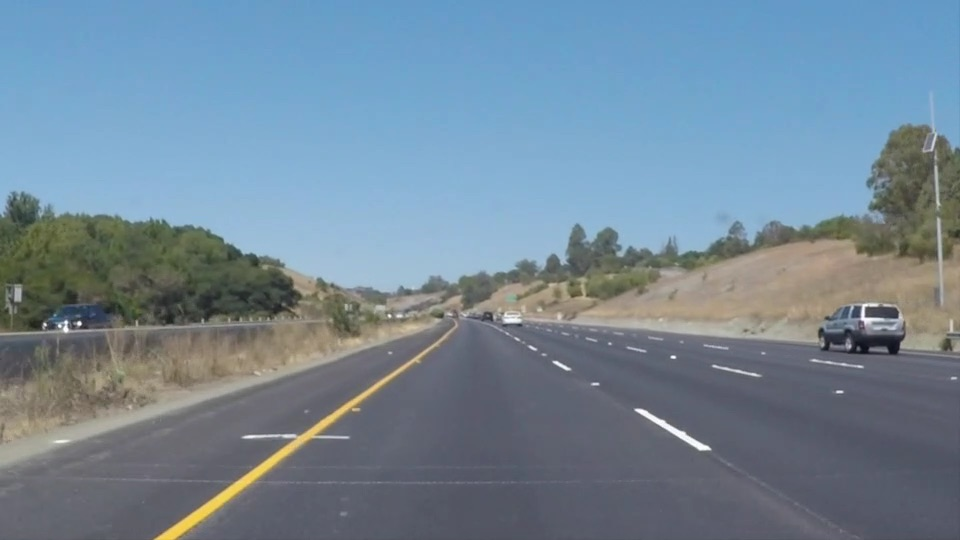
#> input picture test_images/videoFail1.jpg, 960 x 540 px; its folder holds only this picture in this run
$ jupyter execute --allow-errors P1.ipynb   (shell and % lines are left out)
#> lines starting #> are read from the running program, lines starting #| are printed output that depends on the picture; after the words box and inside, x2 and y2 are one past the last pixel; in counts of white or black regions, pixels touching at a corner belong together
#> further down, image is the input picture: shape (540, 960, 3); mean R, G, B 115, 135.3, 151.2
# Self-Driving Car Engineer Nanodegree

## Project: **Finding Lane Lines on the Road**
***
In this project, you will use the tools you learned about in the lesson to identify lane lines on the road.  You can develop your pipeline on a series of individual images, and later apply the result to a video stream (really just a series of images). Check out the video clip "raw-lines-example.mp4" (also contained in this repository) to see what the output should look like after using the helper functions below.

Once you have a result that looks roughly like "raw-lines-example.mp4", you'll need to get creative and try to average and/or extrapolate the line segments you've detected to map out the full extent of the lane lines.  You can see an example of the result you're going for in the video "P1_example.mp4".  Ultimately, you would like to draw just one line for the left side of the lane, and one for the right.

In addition to implementing code, there is a brief writeup to complete. The writeup should be completed in a separate file, which can be either a markdown file or a pdf document. There is a [write up template](https://github.com/udacity/CarND-LaneLines-P1/blob/master/writeup_template.md) that can be used to guide the writing process. Completing both the code in the Ipython notebook and the writeup template will cover all of the [rubric points](https://review.udacity.com/#!/rubrics/322/view) for this project.

---
Let's have a look at our first image called 'test_images/solidWhiteRight.jpg'.  Run the 2 cells below (hit Shift-Enter or the "play" button above) to display the image.

**Note: If, at any point, you encounter frozen display windows or other confounding issues, you can always start again with a clean slate by going to the "Kernel" menu above and selecting "Restart & Clear Output".**

---

**The tools you have are color selection, region of interest selection, grayscaling, Gaussian smoothing, Canny Edge Detection and Hough Tranform line detection.  You  are also free to explore and try other techniques that were not presented in the lesson.  Your goal is piece together a pipeline to detect the line segments in the image, then average/extrapolate them and draw them onto the image for display (as below).  Once you have a working pipeline, try it out on the video stream below.**

---

<figure>

 <figcaption>
 <p></p>
 <p style="text-align: center;"> Your output should look something like this (above) after detecting line segments using the helper functions below </p>
 </figcaption>
</figure>
 <p></p>
<figure>

 <figcaption>
 <p></p>
 <p style="text-align: center;"> Your goal is to connect/average/extrapolate line segments to get output like this</p>
 </figcaption>
</figure>

**Run the cell below to import some packages.  If you get an `import error` for a package you've already installed, try changing your kernel (select the Kernel menu above --> Change Kernel).  Still have problems?  Try relaunching Jupyter Notebook from the terminal prompt.  Also, see [this forum post](https://carnd-forums.udacity.com/cq/viewquestion.action?spaceKey=CAR&id=29496372&questionTitle=finding-lanes---import-cv2-fails-even-though-python-in-the-terminal-window-has-no-problem-with-import-cv2) for more troubleshooting tips.**

## Import Packages

[cell 1]
#importing some useful packages
import matplotlib.pyplot as plt
import matplotlib.image as mpimg
import numpy as np
import cv2

## Read in an Image

#> (a cell that did not finish here is left out)

## Ideas for Lane Detection Pipeline

**Some OpenCV functions (beyond those introduced in the lesson) that might be useful for this project are:**

`cv2.inRange()` for color selection
`cv2.fillPoly()` for regions selection
`cv2.line()` to draw lines on an image given endpoints
`cv2.addWeighted()` to coadd / overlay two images
`cv2.cvtColor()` to grayscale or change color
`cv2.imwrite()` to output images to file
`cv2.bitwise_and()` to apply a mask to an image

**Check out the OpenCV documentation to learn about these and discover even more awesome functionality!**

## Helper Functions

Below are some helper functions to help get you started. They should look familiar from the lesson!

[cell 3]
import math
import os.path as path
import sys


def grayscale(img):
    """Applies the Grayscale transform"""
    return cv2.cvtColor(img, cv2.COLOR_RGB2GRAY)


def canny(img, low_threshold, high_threshold):
    """Applies the Canny transform"""
    return cv2.Canny(img, low_threshold, high_threshold)


def color_pixels(img, rgb_threshold, color=[255, 255, 255], below_threshold=True):
    """
    Colors pixels that match the given threshold the given color.

    The `below_threshold` flag indicates whether pixels above or
    below the threshold should be changed.
    """
    color_select_image = np.copy(img)

    if below_threshold:
        # Color pixels below the threshold
        color_thresholds = (img[:,:,0] < rgb_threshold[0]) | \
                           (img[:,:,1] < rgb_threshold[1]) | \
                           (img[:,:,2] < rgb_threshold[2])
    else:
        # Color pixels above the threshold
        color_thresholds = (img[:,:,0] > rgb_threshold[0]) | \
                           (img[:,:,1] > rgb_threshold[1]) | \
                           (img[:,:,2] > rgb_threshold[2])

    # Color pixels the requested color that match the requested threshold.
    color_select_image[~color_thresholds] = color

    return color_select_image


# [123 lines left out: functions region_of_interest, draw_lines, draw_lanes, hough_lines, weighted_img, not called in this run]


def output_filename(input_filename, output_dir, output_type):
        """
        Produce an output filename for the given input filename.

        Main use case for this function is to generate an intermediate
        filename when processing arbitrary files in a pipeline.
        """
        basename = path.basename(input_filename)
        ext_and_file = path.splitext(basename)
        return path.join(output_dir, ext_and_file[0] + "_" + output_type + ext_and_file[1])

## Test Images

Build your pipeline to work on the images in the directory "test_images"
**You should make sure your pipeline works well on these images before you try the videos.**

[cell 4]
import os
os.listdir("test_images/")

## Build a Lane Finding Pipeline

Build the pipeline and run your solution on all test_images. Make copies into the test_images directory, and you can use the images in your writeup report.

Try tuning the various parameters, especially the low and high Canny thresholds as well as the Hough lines parameters.

[cell 5]
#
# Parameters
#
color_yellow_threshold = [192, 192, 0]      # Define what is considered to be yellow
color_contrast_threshold = [160, 160, 160]  # Define what is considered close to white for contrast purposes

canny_low_threshold = 50
canny_high_threshold = 150

hough_rho = 1              # distance resolution in pixels of the Hough grid
hough_theta = np.pi/180    # angular resolution in radians of the Hough grid
hough_threshold = 30       # minimum number of votes (intersections in Hough grid cell)
hough_min_line_length = 6  # minimum number of pixels making up a line
hough_max_line_gap = 2     # maximum gap in pixels between connectable line segments

region_bottom_x_factor = 0.052 # Define bottom of region of interest as a percentage of the image width
region_top_x_factor = 0.45     # Definte top of region of interest as a percentage of image width
region_y_factor = 0.60         # Definte region of interest as a percentage of image height

image_dir = "test_images"
output_dir = "output_images"

if not path.exists(output_dir):
    os.makedirs(output_dir)

image_files = [path.join(image_dir, image_file) for image_file in os.listdir(image_dir) if image_file.lower().endswith(".jpg")]

#> (the rest of this cell did not finish here and is left out)

#> in color_pixels, `color_thresholds = (img[:,:,0] < rgb_threshold[0]) | \ (img[:,:,1] < r..`:
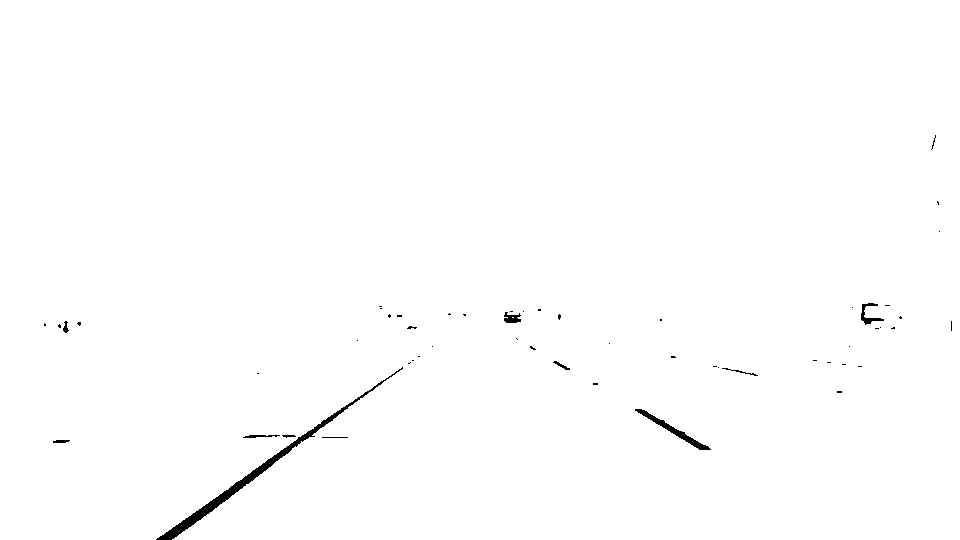
#> color_thresholds: shape (540, 960) bool; 99.4% white; 55 black regions (44 under 20 px), largest, box (x1, y1, x2, y2) and area: (156, 367, 403, 540) 1696, (635, 409, 711, 450) 449, (861, 303, 884, 325) 163

    # Make white'ish pixels white and everything else black.
    # This is to make the image have a very large amount of contrast.
    colored_image = color_pixels(colored_image, color_contrast_threshold, color=[255, 255, 255])
#> call 2 of color_pixels, with below_threshold = True
#> in color_pixels (call 2), `color_select_image[~color_thresholds] = color`:
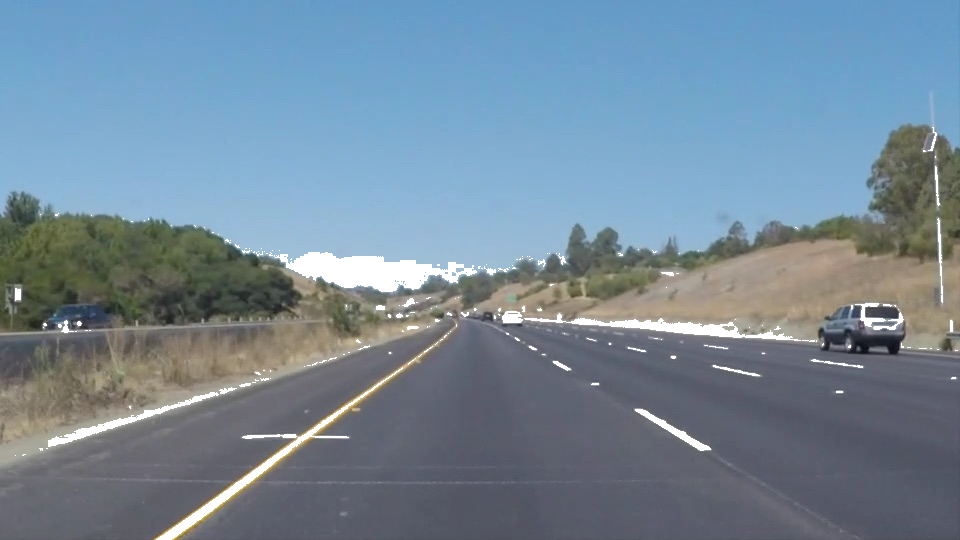
#> color_select_image: shape (540, 960, 3); mean R, G, B 116.6, 136.8, 152.9
    colored_image = color_pixels(colored_image, color_contrast_threshold, color=[0, 0, 0], below_threshold=False)
#> call 3 of color_pixels, with below_threshold = False
#> in color_pixels (call 3), `color_thresholds = (img[:,:,0] > rgb_threshold[0]) | \ (img[:,:,1] > r..`:
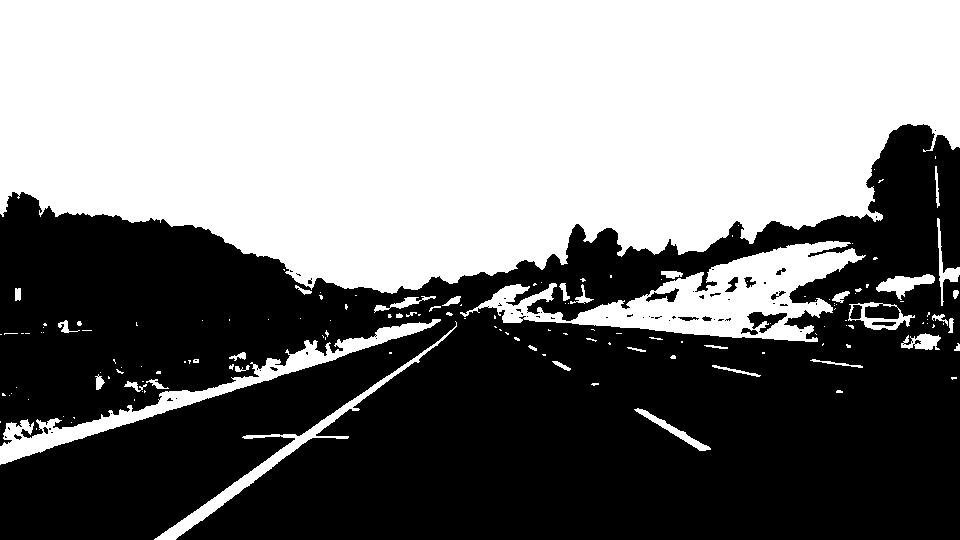
#> color_thresholds: shape (540, 960) bool; 49.5% white; 151 white regions (111 under 20 px), largest, box (x1, y1, x2, y2) and area: (0, 0, 960, 294) 226110, (460, 241, 866, 342) 14789, (0, 319, 441, 465) 6770
#> in color_pixels (call 3), `color_select_image[~color_thresholds] = color`:
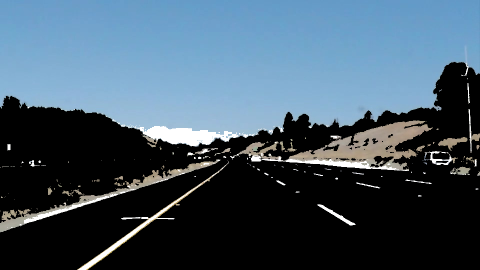
#> color_select_image: shape (540, 960, 3) (shown at 1/2 size); mean R, G, B 66, 85.4, 100.3
    plt.imsave(output_filename(image_file, output_dir, "contrast"), colored_image)

    # Grayscale the image.
    grayscaled_image = grayscale(colored_image)
#> in grayscale, `return cv2.cvtColor(img, cv2.COLOR_RGB2GRAY)`:
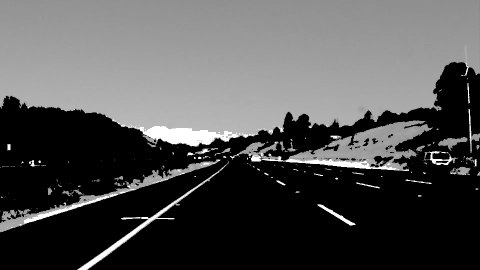
#> returned value: shape (540, 960) (shown at 1/2 size); min 0, max 255, mean 81.3
    plt.imsave(output_filename(image_file, output_dir, "grayscale"), grayscaled_image, cmap='Greys')
#> `plt.imsave(output_filename(image_file, output_dir, "grayscale"), grays..`:
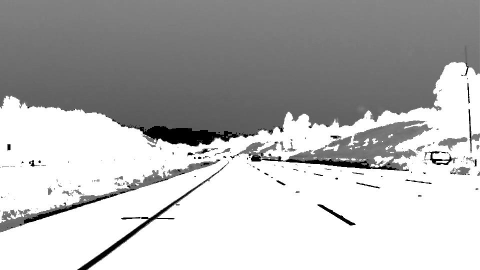
#> saved as videoFail1_grayscale.jpg: shape (540, 960, 3) (shown at 1/2 size); min 0, max 255, mean 182.5

    # Detect edges using the canny edge detector.
    edges_image = canny(grayscaled_image, canny_low_threshold, canny_high_threshold)
#> in canny, `return cv2.Canny(img, low_threshold, high_threshold)`:
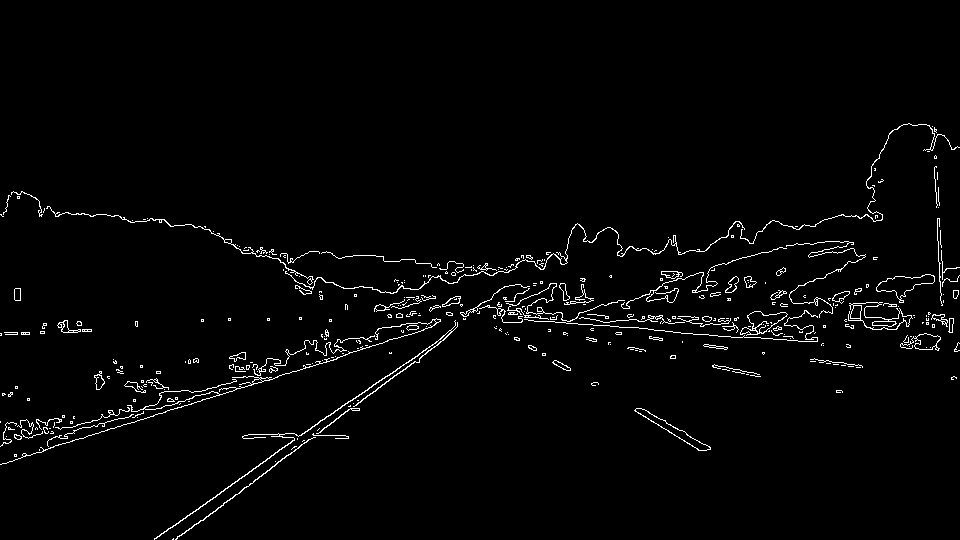
#> returned value: shape (540, 960); 2.2% white in thin lines or dots, all inside (x1, y1, x2, y2) = (0, 123, 960, 540)
    plt.imsave(output_filename(image_file, output_dir, "canny"), edges_image, cmap='Greys_r')

    # Draw area of interest on the original image.
    cv2.polylines(image, vertices, False, [0, 0, 255], thickness=6)

    # Use the hough line detector to detect lines within the region of interest.
    masked_edges_image = region_of_interest(edges_image, vertices)
    lines = hough_lines(masked_edges_image, hough_rho, hough_theta, hough_threshold, hough_min_line_length, hough_max_line_gap)

    # Draw the hough lines on the original image.
    lines_image = draw_lines(imshape, lines)
    lines_image = weighted_img(lines_image, image)
    plt.imsave(output_filename(image_file, output_dir, "hough_lines"), lines_image)

    # Overlay the lane lines on the original image, and on top of the hough lines.
    lanes_image = draw_lanes(imshape, lines, region_of_interest_min_y)
    final_image = weighted_img(lanes_image, lines_image)
    plt.imsave(output_filename(image_file, output_dir, "final"), final_image, format='jpg')

    print("Done processing file {}".format(image_file))

print("Done")

$ run again, on test_images/videoFail6.jpg
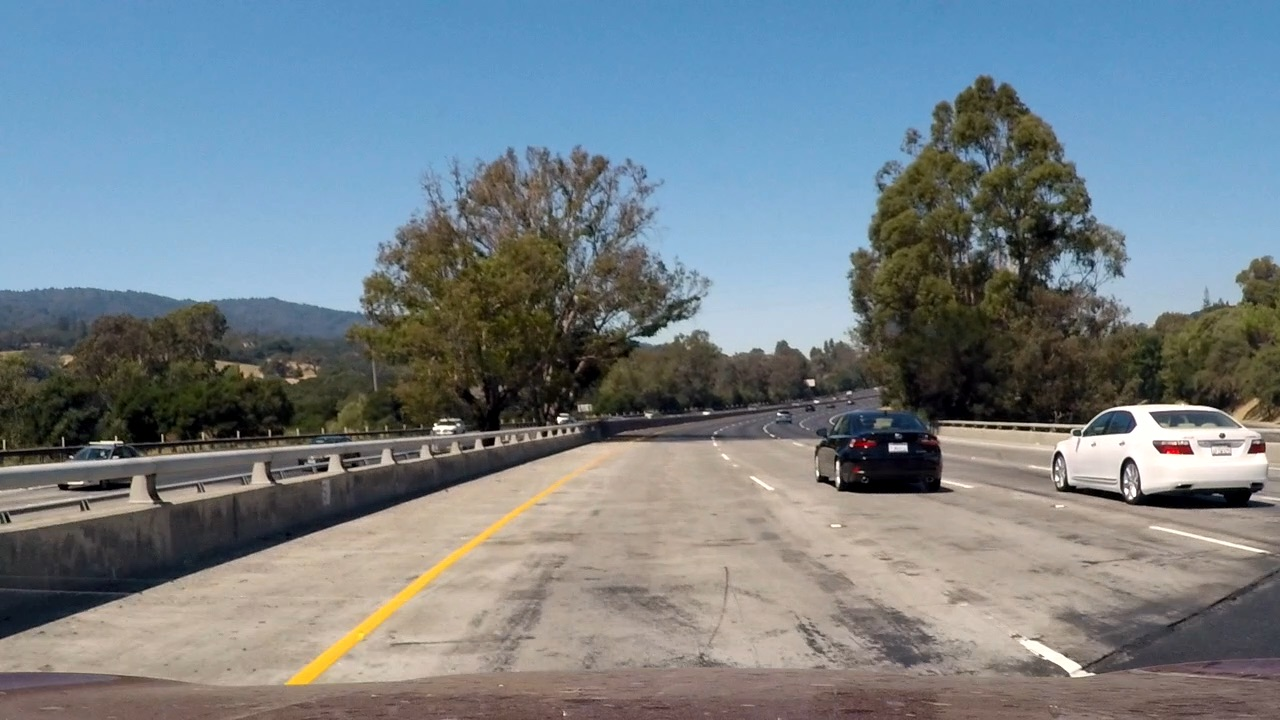
#> input picture test_images/videoFail6.jpg, 1280 x 720 px
#> image is the input picture: shape (720, 1280, 3); mean R, G, B 117.2, 128.2, 135
#> in color_pixels, `color_thresholds = (img[:,:,0] < rgb_threshold[0]) | \ (img[:,:,1] < r..`:
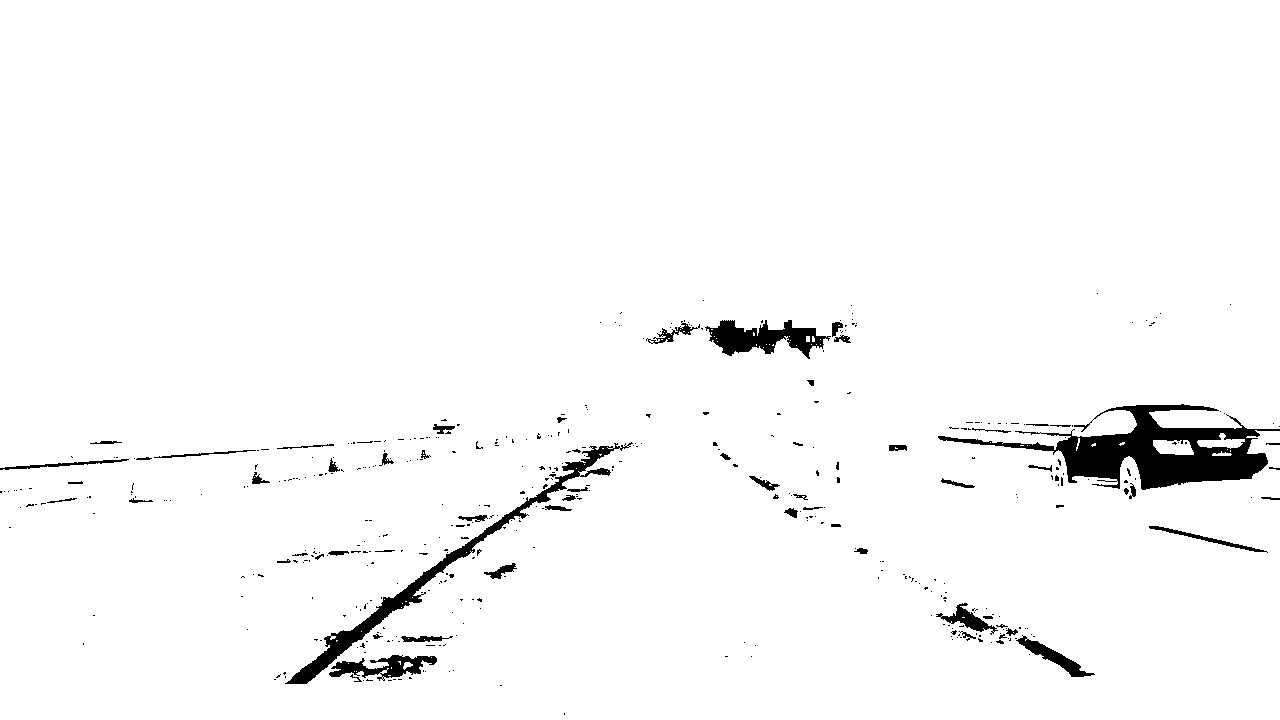
#> color_thresholds: shape (720, 1280) bool; 97.3% white; 446 black regions (382 under 20 px), largest, box (x1, y1, x2, y2) and area: (938, 404, 1280, 490) 10085, (285, 442, 633, 684) 4429, (705, 320, 831, 359) 2392
#> color_select_image: shape (720, 1280, 3); 2.74% of pixels changed, all inside (x1, y1, x2, y2) = (0, 293, 1280, 715)
#> color_select_image: shape (720, 1280, 3); mean R, G, B 123.3, 134.9, 142.7
#> in canny, `return cv2.Canny(img, low_threshold, high_threshold)`:
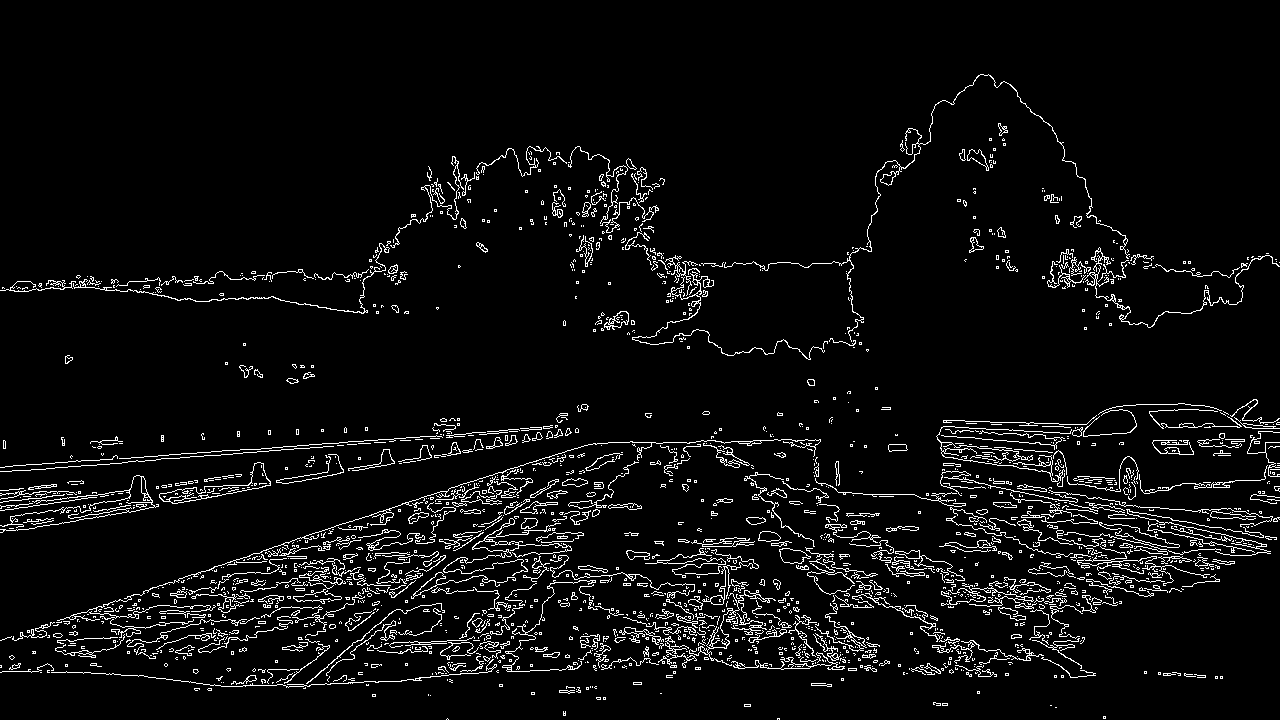
#> returned value: shape (720, 1280); 5.2% white in thin lines or dots, all inside (x1, y1, x2, y2) = (0, 74, 1280, 720)
